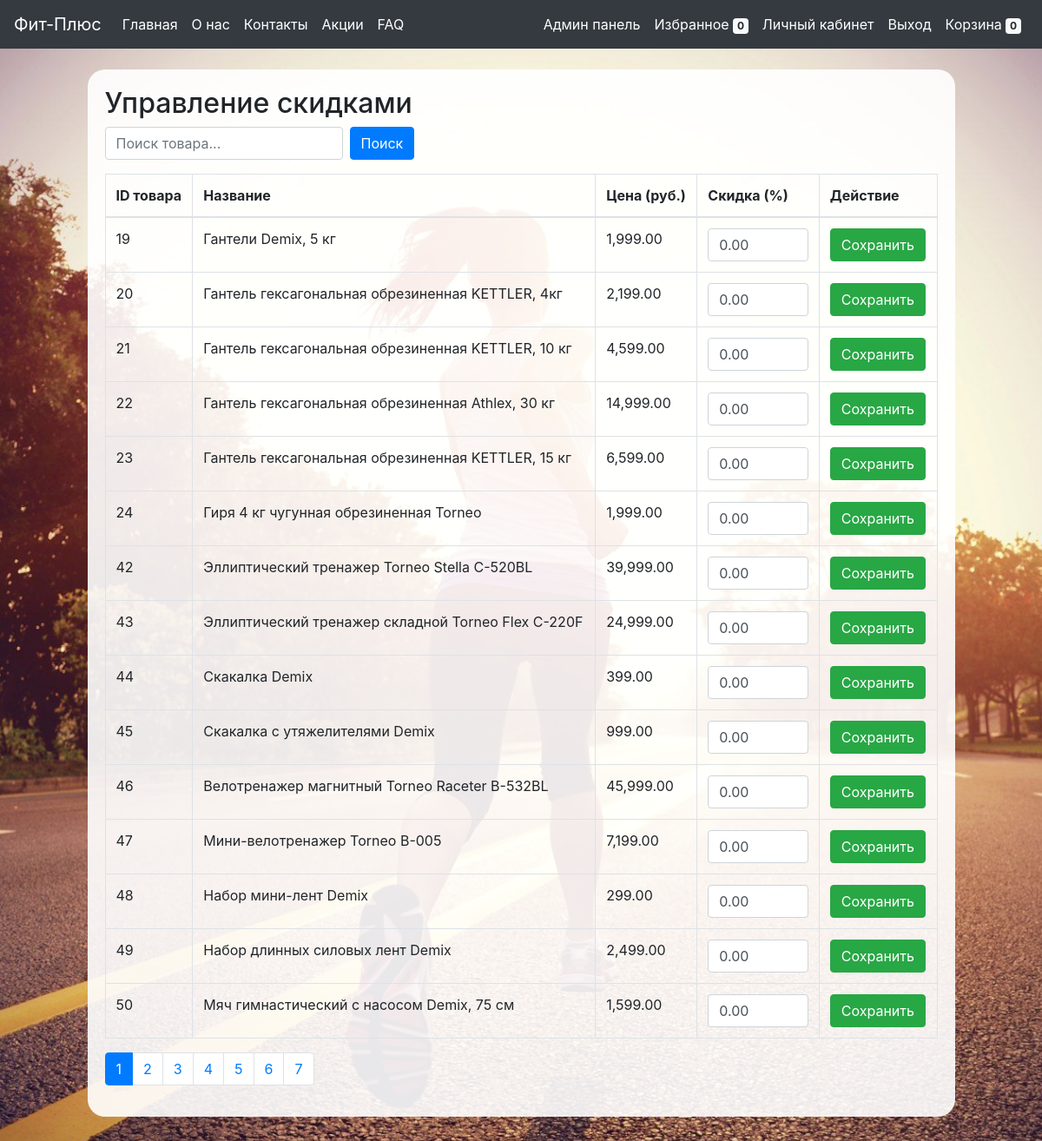
/admin_discounts.php (signed in), run on the app's committed database.
### tables this page shows
CREATE TABLE `products` (
  `id` int(11) NOT NULL,
  `name` varchar(255) NOT NULL,
  `description` text,
  `color` varchar(255) DEFAULT NULL,
  `material` varchar(255) DEFAULT NULL,
  `country` varchar(50) DEFAULT NULL,
  `size` varchar(30) DEFAULT NULL,
  `price` decimal(10,2) NOT NULL,
  `category_id` int(11) NOT NULL,
  `subcategory_id` int(11) NOT NULL,
  `created_at` timestamp NULL DEFAULT CURRENT_TIMESTAMP,
  `status` enum('active','archived') NOT NULL DEFAULT 'active',
  `stock` int(11) NOT NULL DEFAULT '0',
  `discount` decimal(5,2) NOT NULL DEFAULT '0.00'
);

### admin_discounts.php (the view, shortened to what this page needs)
<?php
require 'config.php';
$search = isset($_GET['search']) ? trim($_GET['search']) : '';
$page = isset($_GET['page']) ? intval($_GET['page']) : 1;
$limit = 15;
$offset = ($page - 1) * $limit;
$query = "SELECT * FROM products WHERE name LIKE ? LIMIT $limit OFFSET $offset";
$stmt = $pdo->prepare($query);
$searchTerm = "%$search%";
$stmt->execute([$searchTerm]);
$products = $stmt->fetchAll(PDO::FETCH_ASSOC);
$countStmt = $pdo->prepare("SELECT COUNT(*) as total FROM products WHERE name LIKE ?");
$countStmt->execute([$searchTerm]);
$totalRow = $countStmt->fetch(PDO::FETCH_ASSOC);
$totalPages = ceil($totalRow['total'] / $limit);
?>
<?php include 'header.php'; ?>
<div class="container mt-4">
    <div class="legla">
    <h2>Управление скидками</h2>
    <form method="GET" class="form-inline mb-3">
        <input type="text" name="search" class="form-control" placeholder="Поиск товара..." value="<?= htmlspecialchars($search) ?>">
        <button type="submit" class="btn btn-primary ml-2">Поиск</button>
    </form>
    <table class="table table-bordered">
        <thead>
            <tr>
                <th>ID товара</th>
                <th>Название</th>
                <th>Цена (руб.)</th>
                <th>Скидка (%)</th>
                <th>Действие</th>
            </tr>
        </thead>
        <tbody>
            <?php foreach ($products as $product): ?>
            <tr>
                <form method="POST" action="update_discount.php">
                    <td><?= htmlspecialchars($product['id']) ?></td>
                    <td><?= htmlspecialchars($product['name']) ?></td>
                    <td><?= number_format($product['price'], 2) ?></td>
                    <td>
                        <input type="number" name="discount" class="form-control" value="<?= htmlspecialchars($product['discount']) ?>" min="0" max="100">
                    </td>
                    <td>
                        <button type="submit" class="btn btn-success">Сохранить</button>
                    </td>
                </form>
            </tr>
            <?php endforeach; ?>
        </tbody>
    </table>
    <nav>
        <ul class="pagination">
            <?php for ($i = 1; $i <= $totalPages; $i++): ?>
            <li class="page-item <?= ($i == $page) ? 'active' : '' ?>">
                <a class="page-link" href="?search=<?= urlencode($search) ?>&page=<?= $i ?>"><?= $i ?></a>
            </li>
            <?php endfor; ?>
        </ul>
    </nav>
</div>
</div>

### header.css (style rules this page uses)
body { background: url("../icons/background.jpg") no-repeat center center fixed; background-size: cover; margin-bottom: 60px; padding-top: 56px; }
.legla { background-color: rgba(255, 255, 255, 0.9); border-radius: 20px; padding: 20px; margin: 20px auto; width: 90%; max-width: 1100px; box-sizing: border-box; display: block; position: relative; }

### data on the page
products: id "19", name "Гантели Demix, 5 кг", price "1,999.00", discount "0.00"
products: id "20", name "Гантель гексагональная обрезиненная KETTLER, 4кг", price "2,199.00", discount "0.00"
products: id "21", name "Гантель гексагональная обрезиненная KETTLER, 10 кг", price "4,599.00", discount "0.00"
products: id "22", name "Гантель гексагональная обрезиненная Athlex, 30 кг", price "14,999.00", discount "0.00"
products: id "23", name "Гантель гексагональная обрезиненная KETTLER, 15 кг", price "6,599.00", discount "0.00"
products: id "24", name "Гиря 4 кг чугунная обрезиненная Torneo", price "1,999.00", discount "0.00"
products: id "42", name "Эллиптический тренажер Torneo Stella C-520BL", price "39,999.00", discount "0.00"
products: id "43", name "Эллиптический тренажер складной Torneo Flex C-220F", price "24,999.00", discount "0.00"
products: id "44", name "Скакалка Demix", price "399.00", discount "0.00"
products: id "45", name "Скакалка с утяжелителями Demix", price "999.00", discount "0.00"
products: id "46", name "Велотренажер магнитный Torneo Raceter B-532BL", price "45,999.00", discount "0.00"
products: id "47", name "Мини-велотренажер Torneo B-005", price "7,199.00", discount "0.00"
products: id "48", name "Набор мини-лент Demix", price "299.00", discount "0.00"
products: id "49", name "Набор длинных силовых лент Demix", price "2,499.00", discount "0.00"
products: id "50", name "Мяч гимнастический с насосом Demix, 75 см", price "1,599.00", discount "0.00"

### other printed values
$favCount "0"
array_sum($_SESSION['cart']) "0"
